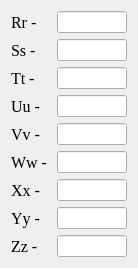
   <widget class="QWidget" name="">
    <property name="geometry">
     <rect>
      <x>730</x>
      <y>20</y>
      <width>120</width>
      <height>266</height>
     </rect>
    </property>
    <layout class="QVBoxLayout" name="verticalLayout_2">
     <item>
      <layout class="QHBoxLayout" name="horizontal_R">
       <item>
        <widget class="QLabel" name="label_R">
         <property name="font">
          <font>
           <family>Times New Roman</family>
           <pointsize>12</pointsize>
          </font>
         </property>
         <property name="text">
          <string>Rr - </string>
         </property>
        </widget>
       </item>
       <item>
        <widget class="QLineEdit" name="lineEdit_R">
         <property name="minimumSize">
          <size>
           <width>70</width>
           <height>22</height>
          </size>
         </property>
         <property name="maximumSize">
          <size>
           <width>70</width>
           <height>22</height>
          </size>
         </property>
         <property name="font">
          <font>
           <family>Times New Roman</family>
           <pointsize>12</pointsize>
          </font>
         </property>
         <property name="cursor">
          <cursorShape>ArrowCursor</cursorShape>
         </property>
         <property name="focusPolicy">
          <enum>Qt::NoFocus</enum>
         </property>
         <property name="contextMenuPolicy">
          <enum>Qt::NoContextMenu</enum>
         </property>
         <property name="autoFillBackground">
          <bool>false</bool>
         </property>
         <property name="alignment">
          <set>Qt::AlignLeading|Qt::AlignLeft|Qt::AlignVCenter</set>
         </property>
         <property name="dragEnabled">
          <bool>false</bool>
         </property>
         <property name="readOnly">
          <bool>true</bool>
         </property>
        </widget>
       </item>
      </layout>
     </item>
     <item>
      <layout class="QHBoxLayout" name="horizontal_S">
       <item>
        <widget class="QLabel" name="label_S">
         <property name="font">
          <font>
           <family>Times New Roman</family>
           <pointsize>12</pointsize>
          </font>
         </property>
         <property name="text">
          <string>Ss - </string>
         </property>
        </widget>
       </item>
       <item>
        <widget class="QLineEdit" name="lineEdit_S">
         <property name="minimumSize">
          <size>
           <width>70</width>
           <height>22</height>
          </size>
         </property>
         <property name="maximumSize">
          <size>
           <width>70</width>
           <height>22</height>
          </size>
         </property>
         <property name="font">
          <font>
           <family>Times New Roman</family>
           <pointsize>12</pointsize>
          </font>
         </property>
         <property name="cursor">
          <cursorShape>ArrowCursor</cursorShape>
         </property>
         <property name="focusPolicy">
          <enum>Qt::NoFocus</enum>
         </property>
         <property name="contextMenuPolicy">
          <enum>Qt::NoContextMenu</enum>
         </property>
         <property name="autoFillBackground">
          <bool>false</bool>
         </property>
         <property name="alignment">
          <set>Qt::AlignLeading|Qt::AlignLeft|Qt::AlignVCenter</set>
         </property>
         <property name="dragEnabled">
          <bool>false</bool>
         </property>
         <property name="readOnly">
          <bool>true</bool>
         </property>
        </widget>
       </item>
      </layout>
     </item>
     <item>
      <layout class="QHBoxLayout" name="horizontal_T">
       <item>
        <widget class="QLabel" name="label_T">
         <property name="font">
          <font>
           <family>Times New Roman</family>
           <pointsize>12</pointsize>
          </font>
         </property>
         <property name="text">
          <string>Tt - </string>
         </property>
        </widget>
       </item>
       <item>
        <widget class="QLineEdit" name="lineEdit_T">
         <property name="minimumSize">
          <size>
           <width>70</width>
           <height>22</height>
          </size>
         </property>
         <property name="maximumSize">
          <size>
           <width>70</width>
           <height>22</height>
          </size>
         </property>
         <property name="font">
          <font>
           <family>Times New Roman</family>
           <pointsize>12</pointsize>
          </font>
         </property>
         <property name="cursor">
          <cursorShape>ArrowCursor</cursorShape>
         </property>
         <property name="focusPolicy">
          <enum>Qt::NoFocus</enum>
         </property>
         <property name="contextMenuPolicy">
          <enum>Qt::NoContextMenu</enum>
         </property>
         <property name="autoFillBackground">
          <bool>false</bool>
         </property>
         <property name="alignment">
          <set>Qt::AlignLeading|Qt::AlignLeft|Qt::AlignVCenter</set>
         </property>
         <property name="dragEnabled">
          <bool>false</bool>
         </property>
         <property name="readOnly">
          <bool>true</bool>
         </property>
        </widget>
       </item>
      </layout>
     </item>
     <item>
      <layout class="QHBoxLayout" name="horizontal_U">
       <item>
        <widget class="QLabel" name="label_U">
         <property name="font">
          <font>
           <family>Times New Roman</family>
           <pointsize>12</pointsize>
          </font>
         </property>
         <property name="text">
          <string>Uu - </string>
         </property>
        </widget>
       </item>
       <item>
        <widget class="QLineEdit" name="lineEdit_U">
         <property name="minimumSize">
          <size>
           <width>70</width>
           <height>22</height>
          </size>
         </property>
         <property name="maximumSize">
          <size>
           <width>70</width>
           <height>22</height>
          </size>
         </property>
         <property name="font">
          <font>
           <family>Times New Roman</family>
           <pointsize>12</pointsize>
          </font>
         </property>
         <property name="cursor">
          <cursorShape>ArrowCursor</cursorShape>
         </property>
         <property name="focusPolicy">
          <enum>Qt::NoFocus</enum>
         </property>
         <property name="contextMenuPolicy">
          <enum>Qt::NoContextMenu</enum>
         </property>
         <property name="autoFillBackground">
          <bool>false</bool>
         </property>
         <property name="alignment">
          <set>Qt::AlignLeading|Qt::AlignLeft|Qt::AlignVCenter</set>
         </property>
         <property name="dragEnabled">
          <bool>false</bool>
         </property>
         <property name="readOnly">
          <bool>true</bool>
         </property>
        </widget>
       </item>
      </layout>
     </item>
     <item>
      <layout class="QHBoxLayout" name="horizontal_V">
       <item>
        <widget class="QLabel" name="label_V">
         <property name="font">
          <font>
           <family>Times New Roman</family>
           <pointsize>12</pointsize>
          </font>
         </property>
         <property name="text">
          <string>Vv - </string>
         </property>
        </widget>
       </item>
       <item>
        <widget class="QLineEdit" name="lineEdit_V">
         <property name="minimumSize">
          <size>
           <width>70</width>
           <height>22</height>
          </size>
         </property>
         <property name="maximumSize">
          <size>
           <width>70</width>
           <height>22</height>
          </size>
         </property>
         <property name="font">
          <font>
           <family>Times New Roman</family>
           <pointsize>12</pointsize>
          </font>
         </property>
         <property name="cursor">
          <cursorShape>ArrowCursor</cursorShape>
         </property>
         <property name="focusPolicy">
          <enum>Qt::NoFocus</enum>
         </property>
         <property name="contextMenuPolicy">
          <enum>Qt::NoContextMenu</enum>
         </property>
         <property name="autoFillBackground">
          <bool>false</bool>
         </property>
         <property name="alignment">
          <set>Qt::AlignLeading|Qt::AlignLeft|Qt::AlignVCenter</set>
         </property>
         <property name="dragEnabled">
          <bool>false</bool>
         </property>
         <property name="readOnly">
          <bool>true</bool>
         </property>
        </widget>
       </item>
      </layout>
     </item>
     <item>
      <layout class="QHBoxLayout" name="horizontal_W">
       <item>
        <widget class="QLabel" name="label_W">
         <property name="font">
          <font>
           <family>Times New Roman</family>
           <pointsize>12</pointsize>
          </font>
         </property>
         <property name="text">
          <string>Ww - </string>
         </property>
        </widget>
       </item>
       <item>
        <widget class="QLineEdit" name="lineEdit_W">
         <property name="minimumSize">
          <size>
           <width>70</width>
           <height>22</height>
          </size>
         </property>
         <property name="maximumSize">
          <size>
           <width>70</width>
           <height>22</height>
          </size>
         </property>
         <property name="font">
          <font>
           <family>Times New Roman</family>
           <pointsize>12</pointsize>
          </font>
         </property>
         <property name="cursor">
          <cursorShape>ArrowCursor</cursorShape>
         </property>
         <property name="focusPolicy">
          <enum>Qt::NoFocus</enum>
         </property>
         <property name="contextMenuPolicy">
          <enum>Qt::NoContextMenu</enum>
         </property>
         <property name="autoFillBackground">
          <bool>false</bool>
         </property>
         <property name="alignment">
          <set>Qt::AlignLeading|Qt::AlignLeft|Qt::AlignVCenter</set>
         </property>
         <property name="dragEnabled">
          <bool>false</bool>
         </property>
         <property name="readOnly">
          <bool>true</bool>
         </property>
        </widget>
       </item>
      </layout>
     </item>
     <item>
      <layout class="QHBoxLayout" name="horizontal_X">
       <item>
        <widget class="QLabel" name="label_X">
         <property name="font">
          <font>
           <family>Times New Roman</family>
           <pointsize>12</pointsize>
          </font>
         </property>
         <property name="text">
          <string>Xx - </string>
         </property>
        </widget>
       </item>
       <item>
        <widget class="QLineEdit" name="lineEdit_X">
         <property name="minimumSize">
          <size>
           <width>70</width>
           <height>22</height>
          </size>
         </property>
         <property name="maximumSize">
          <size>
           <width>70</width>
           <height>22</height>
          </size>
         </property>
         <property name="font">
          <font>
           <family>Times New Roman</family>
           <pointsize>12</pointsize>
          </font>
         </property>
         <property name="cursor">
          <cursorShape>ArrowCursor</cursorShape>
         </property>
         <property name="focusPolicy">
          <enum>Qt::NoFocus</enum>
         </property>
         <property name="contextMenuPolicy">
          <enum>Qt::NoContextMenu</enum>
         </property>
         <property name="autoFillBackground">
          <bool>false</bool>
         </property>
         <property name="alignment">
          <set>Qt::AlignLeading|Qt::AlignLeft|Qt::AlignVCenter</set>
         </property>
         <property name="dragEnabled">
          <bool>false</bool>
         </property>
         <property name="readOnly">
          <bool>true</bool>
         </property>
        </widget>
       </item>
      </layout>
     </item>
     <item>
      <layout class="QHBoxLayout" name="horizontal_Y">
       <item>
        <widget class="QLabel" name="label_Y">
         <property name="font">
          <font>
           <family>Times New Roman</family>
           <pointsize>12</pointsize>
          </font>
         </property>
         <property name="text">
          <string>Yy - </string>
         </property>
        </widget>
       </item>
       <item>
        <widget class="QLineEdit" name="lineEdit_Y">
         <property name="minimumSize">
          <size>
           <width>70</width>
           <height>22</height>
          </size>
         </property>
         <property name="maximumSize">
          <size>
           <width>70</width>
           <height>22</height>
          </size>
         </property>
         <property name="font">
          <font>
           <family>Times New Roman</family>
           <pointsize>12</pointsize>
          </font>
         </property>
         <property name="cursor">
          <cursorShape>ArrowCursor</cursorShape>
         </property>
         <property name="focusPolicy">
          <enum>Qt::NoFocus</enum>
         </property>
         <property name="contextMenuPolicy">
          <enum>Qt::NoContextMenu</enum>
         </property>
         <property name="autoFillBackground">
          <bool>false</bool>
         </property>
         <property name="alignment">
          <set>Qt::AlignLeading|Qt::AlignLeft|Qt::AlignVCenter</set>
         </property>
         <property name="dragEnabled">
          <bool>false</bool>
         </property>
         <property name="readOnly">
          <bool>true</bool>
         </property>
        </widget>
       </item>
      </layout>
     </item>
     <item>
      <layout class="QHBoxLayout" name="horizontal_Z">
       <item>
        <widget class="QLabel" name="label_Z">
         <property name="font">
          <font>
           <family>Times New Roman</family>
           <pointsize>12</pointsize>
          </font>
         </property>
         <property name="text">
          <string>Zz - </string>
         </property>
        </widget>
       </item>
       <item>
        <widget class="QLineEdit" name="lineEdit_Z">
         <property name="minimumSize">
          <size>
           <width>70</width>
           <height>22</height>
          </size>
         </property>
         <property name="maximumSize">
          <size>
           <width>70</width>
           <height>22</height>
          </size>
         </property>
         <property name="font">
          <font>
           <family>Times New Roman</family>
           <pointsize>12</pointsize>
          </font>
         </property>
         <property name="cursor">
          <cursorShape>ArrowCursor</cursorShape>
         </property>
         <property name="focusPolicy">
          <enum>Qt::NoFocus</enum>
         </property>
         <property name="contextMenuPolicy">
          <enum>Qt::NoContextMenu</enum>
         </property>
         <property name="autoFillBackground">
          <bool>false</bool>
         </property>
         <property name="alignment">
          <set>Qt::AlignLeading|Qt::AlignLeft|Qt::AlignVCenter</set>
         </property>
         <property name="dragEnabled">
          <bool>false</bool>
         </property>
         <property name="readOnly">
          <bool>true</bool>
         </property>
        </widget>
       </item>
      </layout>
     </item>
    </layout>
   </widget>
